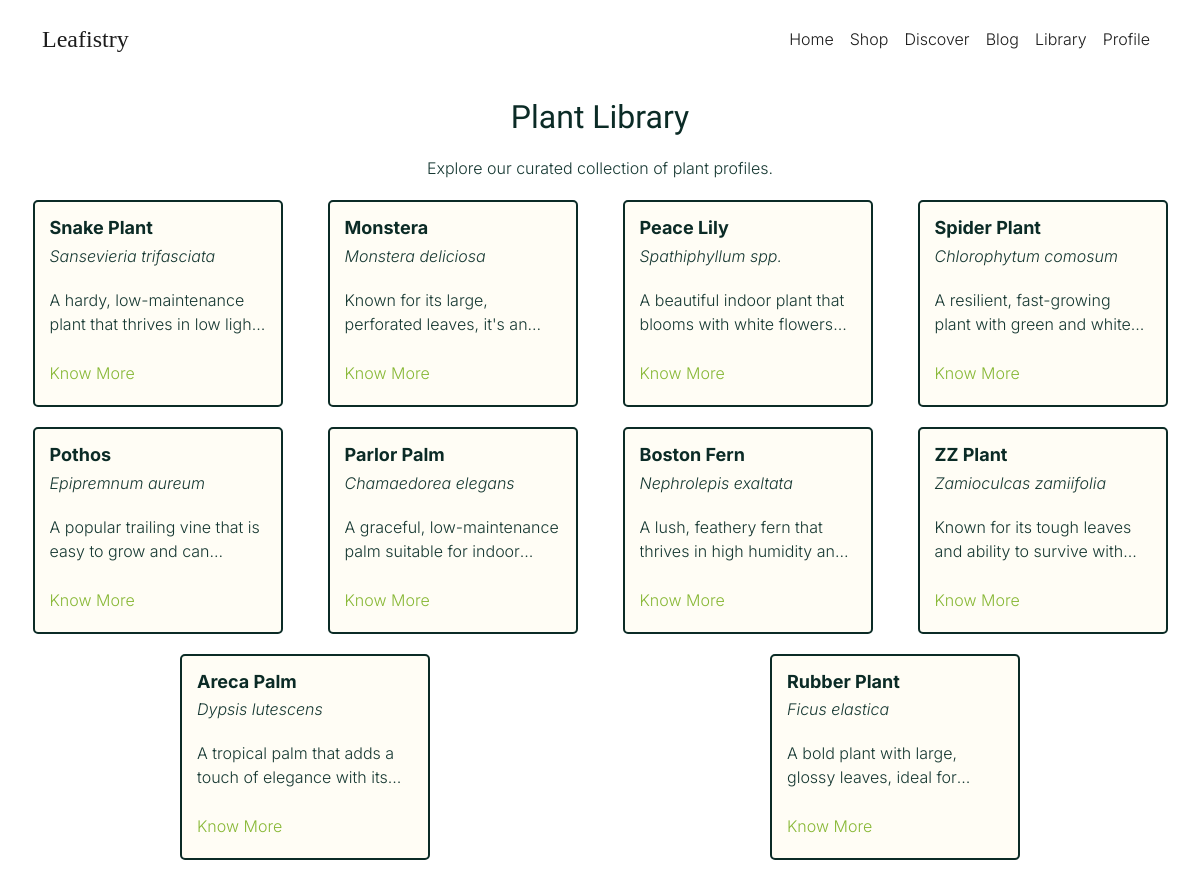
/library/, run on the app's committed database.
### library/models.py (models this page shows, shortened)
class PlantLibrary(models.Model):
    plant = models.ForeignKey(Plant, on_delete=models.CASCADE)
    information = models.TextField(blank=True, null=True)

### shop/models.py (models this page shows, shortened)
class Plant(models.Model):
    common_name = models.CharField(max_length=100)
    scientific_name = models.CharField(max_length=150)
    description = models.TextField(blank=True, null=True)
    image_path = models.CharField(max_length=255, blank=True, null=True)
    light_requirements = models.CharField(max_length=50)  # Low, Medium, High
    watering_frequency = models.CharField(max_length=50)  # Weekly, Bi-weekly, Monthly
    maintenance_level = models.CharField(max_length=50)  # Low, Medium, High
    growth_rate = models.CharField(max_length=50)  # Slow, Medium, Fast
    preferred_climate = models.CharField(max_length=50)  # Tropical, Arid, etc.
    plant_size = models.CharField(max_length=50)  # Small, Medium, Large
    allergy_concerns = models.BooleanField(default=False)  # Yes/No
    aesthetic_preference = models.CharField(max_length=50)  # Minimalist, Lush, Unique, etc.
    purpose = models.CharField(max_length=100)  # Decorative, Air Purification, etc.
    room_temperature = models.CharField(max_length=50)  # Cold, Cool, Moderate, etc.
    humidity_level = models.CharField(max_length=50)  # Low, Medium, High
    created_at = models.DateTimeField(auto_now_add=True)

### library/views.py (the view)
# urls.py: path('library/', include('library.urls')),
def library(request):
    plants = PlantLibrary.objects.all()
    return render(request, 'library_page.html', {'plants': plants})

### templates/library_page.html (shortened to what this page needs)
{% load static %}
<!DOCTYPE html>
<html lang="en">
  <head>
    <link
    href="https://cdn.jsdelivr.net/npm/bootstrap@5.3.3/dist/css/bootstrap.min.css"
    rel="stylesheet" />
  <link
    rel="stylesheet"
    href="https://cdn.jsdelivr.net/npm/bootstrap-icons@1.3.0/font/bootstrap-icons.css" />
  <link rel="stylesheet" href="{% static 'css/style.css' %}" />
  </head>
  <body>
    <nav class="navbar navbar-expand-lg">
      <div class="container">
        <a class="navbar-brand bodoni-moda-logo" href="#">Leafistry</a>
        <div
          class="collapse navbar-collapse justify-content-end"
          id="navbarNav">
          <ul class="navbar-nav">
            <li class="nav-item">
              <a class="nav-link" href="{% url 'home' %}">Home</a>
            </li>
            <li class="nav-item">
              <a class="nav-link" href="{% url 'shop' %}">Shop</a>
            </li>
            <li class="nav-item">
              <a class="nav-link" href="{% url 'discover' %}">Discover</a>
            </li>
            <li class="nav-item">
              <a class="nav-link" href="{% url 'blog' %}">Blog</a>
            </li>
            <li class="nav-item">
              <a class="nav-link" href="{% url 'library' %}">Library</a>
            </li>
            <li class="nav-item">
              <a class="nav-link" href="{% url 'profile' %}">Profile</a>
            </li>
          </ul>
        </div>
      </div>
    </nav>
    <div class="library-container">
      <h1>Plant Library</h1>
      <p>Explore our curated collection of plant profiles.</p>
      <div class="library-cards-grid">
        {% for plant_info in plants %}
        <div class="library-card">
          <div class="library-card-content">
            <h3 class="library-card-title">{{ plant_info.plant.common_name }}</h3>
            <p class="library-card-subtitle"><i>{{ plant_info.plant.scientific_name }}</i></p>
            <p class="library-card-description">
              {{ plant_info.plant.description|truncatechars:100 }}
            </p>
            <a
              href="{% url 'plant_info' plant_info.plant.pk %}"
              class="link-apple-green">
              Know More
            </a>
          </div>
        </div>
        {% endfor %}
      </div>
    </div>
  </body>
</html>

### static/css/style.css (style rules this page uses)
:root { --phthalo-green: #0b2b26; --phthalo-green-light: #163832; --phthalo-green-dark: #051f20; --apple-green: #88b836; --apple-green-light: #b3d66b; --apple-green-lighter: #d7eaa0; --phthalo-green-dark: #001219; --milk: #fffdf5; --black: #1c1c1c; --red: #ff4d4d; }
* { margin: 0; padding: 0; box-sizing: border-box; }
body { min-height: 100vh; color: var(--black); font-family: "Inter", sans-serif; font-optical-sizing: auto; font-weight: 300; font-style: normal; }
h1 { font-size: 2rem; font-family: "Inter Tight", serif; font-optical-sizing: auto; font-weight: 200; font-style: normal; text-align: center; margin-bottom: 20px; color: var(--phthalo-green); }
.bodoni-moda-logo { font-family: "Bodoni Moda", serif; font-optical-sizing: auto; font-weight: 500; font-style: normal; }
.link-apple-green { color: var(--apple-green); padding: 5px 0px; font-weight: 300; transition: all 0.3s ease; text-decoration: none; display: inline-block; }
.navbar { background-color: transparent; padding: 1rem 0.5rem; margin-top: 0px; transition: background-color 0.3s ease, box-shadow 0.3s ease; }
.navbar-brand { color: var(--black) !important; font-size: 1.5rem; }
.nav-link { color: var(--black) !important; transition: opacity 0.3s ease, color 0.3s ease; }
.library-container { display: flex; flex-direction: column; justify-content: center; align-items: center; text-align: center; padding: 20px; min-height: 100vh; }
.library-container p { margin: 0; font-size: 1rem; color: var(--phthalo-green-light); margin-bottom: 20px; }
.library-cards-grid { display: flex; flex-wrap: wrap; justify-content: space-around; gap: 20px; max-width: 1200px; margin: 0 auto; }
.library-card { width: 250px; background-color: var(--milk); border: 2px solid var(--phthalo-green); border-radius: 5px; box-shadow: 0 2px 4px var(--shadow); transition: transform 0.3s ease, box-shadow 0.3s ease; position: relative; overflow: hidden; padding: 15px; }
.library-card-content { text-align: left; }
.library-card-title { font-size: 18px; font-weight: bold; color: var(--phthalo-green); margin: 0 0 5px; }
.library-card-subtitle { font-size: 14px; font-style: italic; color: var(--phthalo-green-light); margin: 0 0 10px; }
.library-card-description { font-size: 14px; color: var(--phthalo-green); margin-bottom: 15px; line-height: 1.5; display: -webkit-box; -webkit-line-clamp: 2; -webkit-box-orient: vertical; overflow: hidden; text-overflow: ellipsis; }

### data on the page
PlantLibrary: plant.common_name "Snake Plant", plant.scientific_name "Sansevieria trifasciata", plant.description "A hardy, low-maintenance plant that thrives in low…"
PlantLibrary: plant.common_name "Monstera", plant.scientific_name "Monstera deliciosa", plant.description "Known for its large, perforated leaves, it's…"
PlantLibrary: plant.common_name "Peace Lily", plant.scientific_name "Spathiphyllum spp.", plant.description "A beautiful indoor plant that blooms with white…"
PlantLibrary: plant.common_name "Spider Plant", plant.scientific_name "Chlorophytum comosum", plant.description "A resilient, fast-growing plant with green and…"
PlantLibrary: plant.common_name "Pothos", plant.scientific_name "Epipremnum aureum", plant.description "A popular trailing vine that is easy to grow and…"
PlantLibrary: plant.common_name "Parlor Palm", plant.scientific_name "Chamaedorea elegans", plant.description "A graceful, low-maintenance palm suitable for…"
PlantLibrary: plant.common_name "Boston Fern", plant.scientific_name "Nephrolepis exaltata", plant.description "A lush, feathery fern that thrives in high humidity…"
PlantLibrary: plant.common_name "ZZ Plant", plant.scientific_name "Zamioculcas zamiifolia", plant.description "Known for its tough leaves and ability to survive…"
PlantLibrary: plant.common_name "Areca Palm", plant.scientific_name "Dypsis lutescens", plant.description "A tropical palm that adds a touch of elegance with…"
PlantLibrary: plant.common_name "Rubber Plant", plant.scientific_name "Ficus elastica", plant.description "A bold plant with large, glossy leaves, ideal…"
